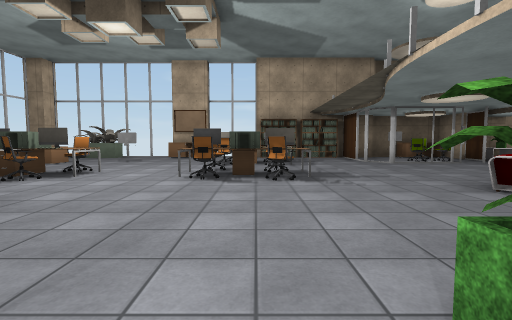
[1] (above)

24 first-person views from a walk through a 3-D level made in the Unity game engine. The camera is 1.3 m above the floor, tilts 4° down and sees 85° across. The floor is counted in squares, 2 m on a side. Each view is taken from the middle of a square. On the plan, view 1 faces up. The plan holds only what a view shows up to about 9 squares ahead; the rest is blank. The player character is not drawn. Some animated figures are left out. Door leaves are left out, so doorways stand open. Some surface patterns are stand-ins.

[2]
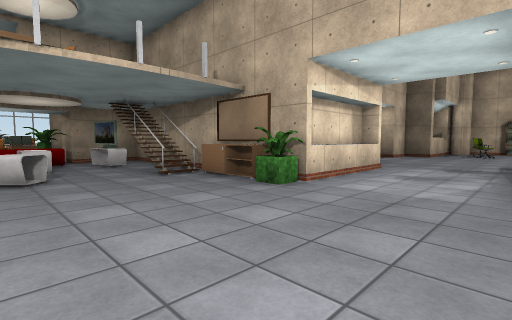

[3]
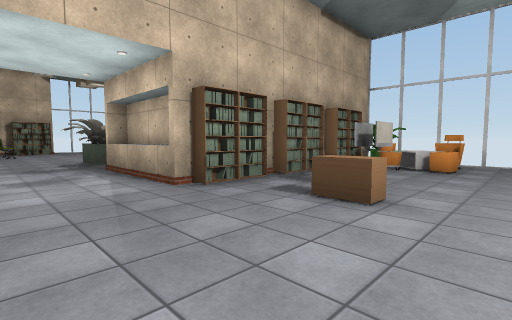

[4]
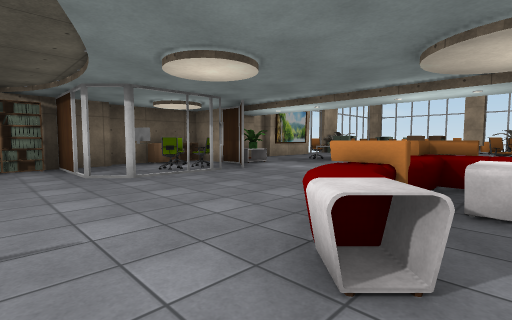

[5]
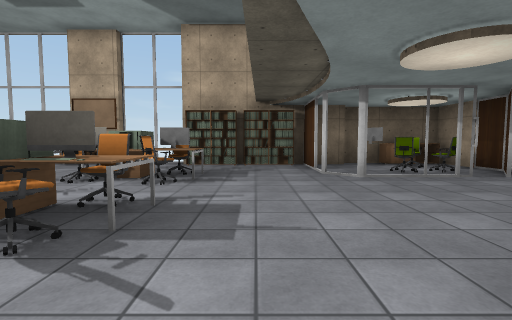

[6]
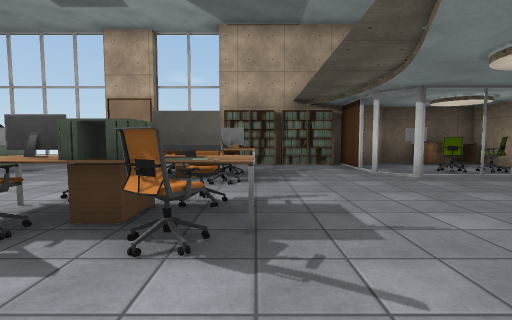

[7]
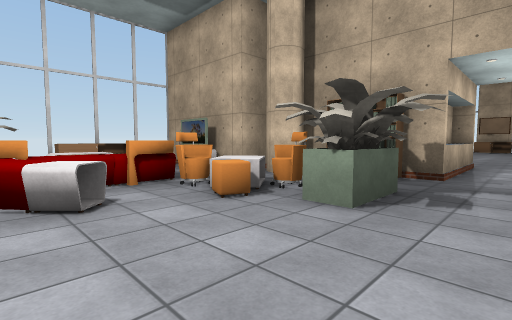

[8]
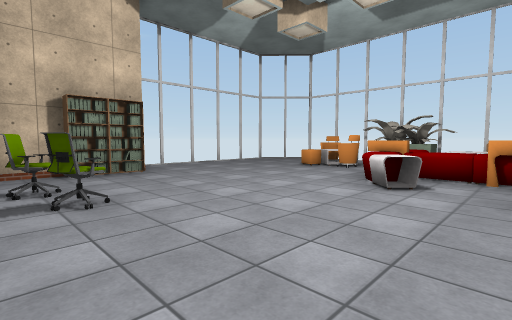

[9]
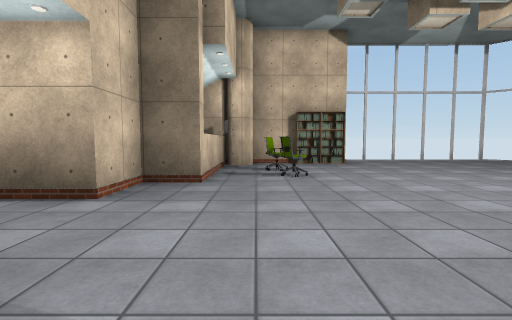

[10]
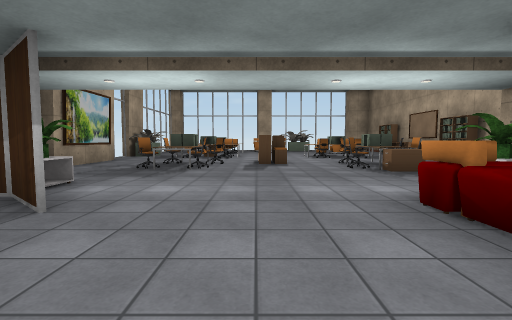

[11]
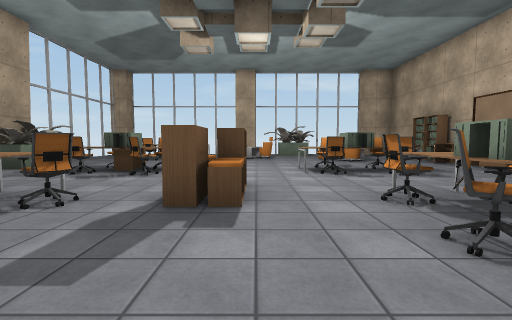

[12]
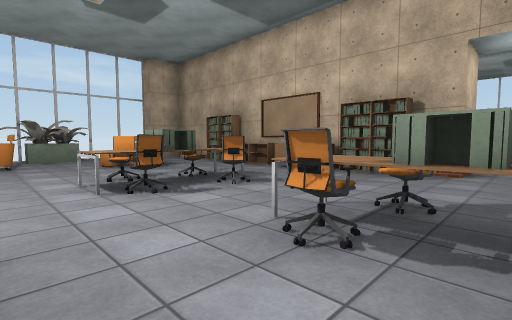

[13]
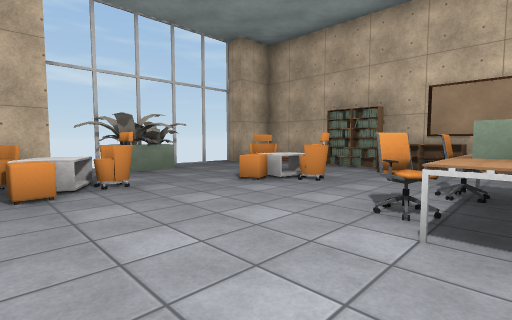

[14]
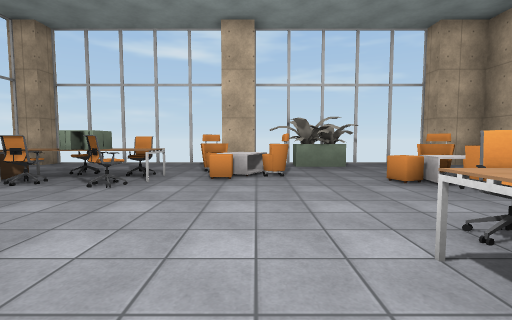

[15]
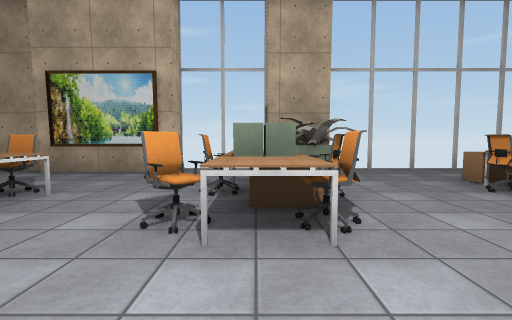

[16]
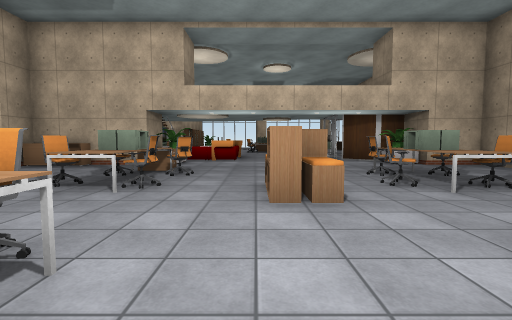

[17]
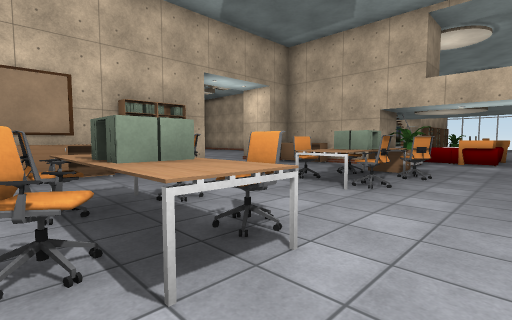

[18]
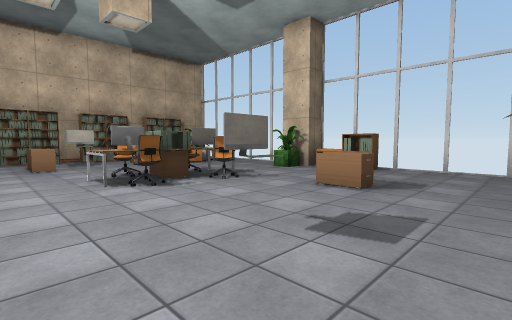

[19]
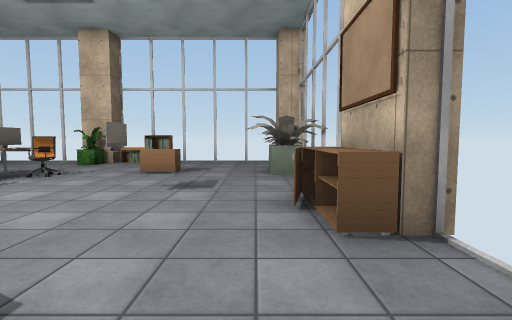

[20]
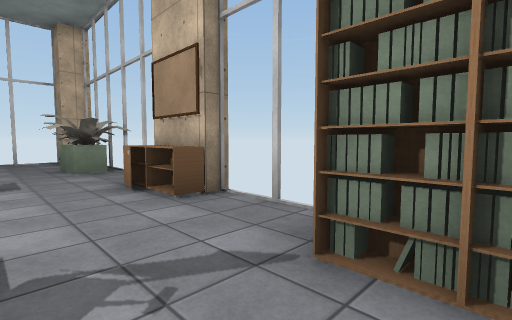

[21]
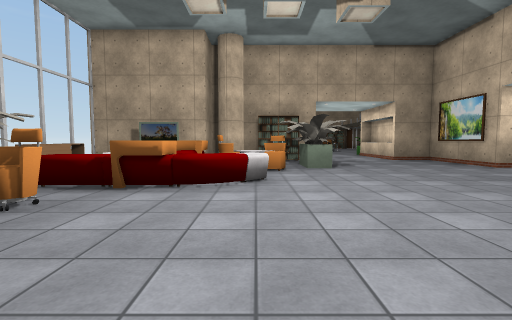

[22]
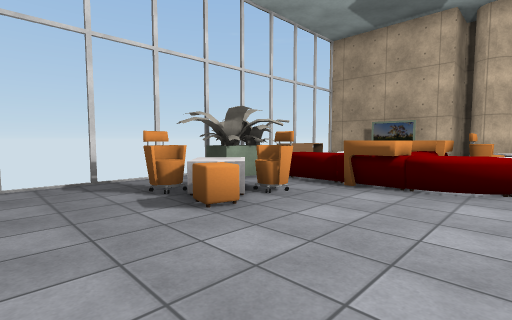

[23]
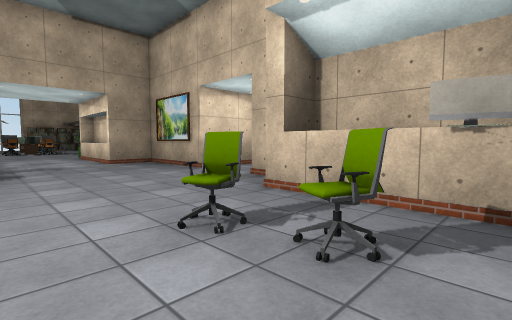

[24]
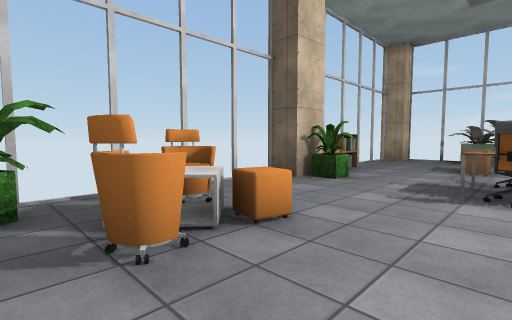

### Floor plan
Key: @ floor where view 1 was taken; # wall or solid block; x gap in a wall; . floor; D open door; ^ raised ledge; C chair; M computer; P plant; T TV; O other object.
Columns run from 9 left of view 1 to 22 right of it. Each row starts with its distance up from view 1.
 11 #x#OO#Ox#x#####O########.OO###.#
 10  ...O.......#.MC##.......O.....
  9  .......O.....CC#O......O...O..
  8  ..O.M..OMM.#.###P..OO..OO.OO..
  7 #O.......O...........O.OO..OO..
  6 #P..MO..MO...........OO......O.x
  5 ##..MO..MMM..........O......O..x
  4  ...........OOOOOP......O...O.OO
  3 #OO..MO.......OO.O.OOO..OO....OO
  2  .O...O........T.#..OO.OO..OO..
  1 #P........P.O#...#.............
  0 #######^.@#O##### O.......O....x
 -1        ^..#       # .###O#O####
 -2        ^..#
 -3     ###....#
 -4 ##T###O....#
 -5 #OTTOOOO...##
 -6 OOOOOO.O...DD
 -7 #OOOO......#D
 -8 #OOOOO.....#
 -9 #OOO....C.^#
-10  .O......C^#
-11  .........M#
-12  ......#####
-13      #.

Where each view was taken, in squares from view 1:
view 1: 0 up, 0 right, facing up
view 2: 4 up, 2 left, facing down-right
view 3: 4 up, 0 right, facing down-left
view 4: 3 up, 2 right, facing up-right
view 5: 3 up, 2 right, facing up
view 6: 3 up, 1 right, facing up
view 7: 8 down, 1 left, facing up-left
view 8: 6 down, 0 right, facing down-left
view 9: 4 down, 0 right, facing down
view 10: 6 up, 4 right, facing right
view 11: 5 up, 9 right, facing right
view 12: 5 up, 11 right, facing down-right
view 13: 6 up, 15 right, facing down-right
view 14: 5 up, 14 right, facing right
view 15: 5 up, 15 right, facing up
view 16: 5 up, 16 right, facing left
view 17: 5 up, 16 right, facing down-left
view 18: 10 up, 2 left, facing down-left
view 19: 10 up, 0 right, facing left
view 20: 9 up, 1 right, facing up-left
view 21: 12 down, 4 left, facing up
view 22: 12 down, 4 left, facing up-left
view 23: 11 down, 2 left, facing up-right
view 24: 1 up, 5 left, facing up-left
